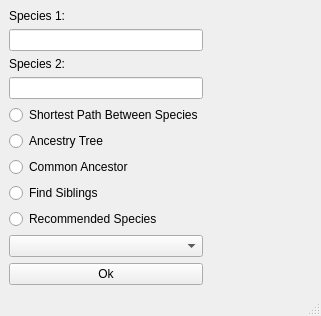
<?xml version="1.0" encoding="UTF-8"?>
<ui version="4.0">
 <class>MainWindow</class>
 <widget class="QMainWindow" name="MainWindow">
  <property name="enabled">
   <bool>true</bool>
  </property>
  <property name="geometry">
   <rect>
    <x>0</x>
    <y>0</y>
    <width>321</width>
    <height>303</height>
   </rect>
  </property>
  <property name="sizePolicy">
   <sizepolicy hsizetype="Fixed" vsizetype="Fixed">
    <horstretch>0</horstretch>
    <verstretch>0</verstretch>
   </sizepolicy>
  </property>
  <property name="windowTitle">
   <string>MainWindow</string>
  </property>
  <widget class="QWidget" name="centralwidget">
   <layout class="QGridLayout" name="gridLayout">
    <item row="3" column="0">
     <widget class="QLabel" name="label_2">
      <property name="text">
       <string>Species 2:</string>
      </property>
     </widget>
    </item>
    <item row="2" column="0">
     <widget class="QLineEdit" name="lineEdit"/>
    </item>
    <item row="5" column="1">
     <spacer name="horizontalSpacer">
      <property name="orientation">
       <enum>Qt::Horizontal</enum>
      </property>
      <property name="sizeHint" stdset="0">
       <size>
        <width>40</width>
        <height>20</height>
       </size>
      </property>
     </spacer>
    </item>
    <item row="5" column="0">
     <layout class="QVBoxLayout" name="verticalLayout">
      <item>
       <widget class="QRadioButton" name="radioButton">
        <property name="text">
         <string>Shortest Path Between Species</string>
        </property>
       </widget>
      </item>
      <item>
       <widget class="QRadioButton" name="radioButton_2">
        <property name="text">
         <string>Ancestry Tree</string>
        </property>
       </widget>
      </item>
      <item>
       <widget class="QRadioButton" name="radioButton_3">
        <property name="text">
         <string>Common Ancestor</string>
        </property>
       </widget>
      </item>
      <item>
       <widget class="QRadioButton" name="radioButton_4">
        <property name="text">
         <string>Find Siblings</string>
        </property>
       </widget>
      </item>
      <item>
       <widget class="QRadioButton" name="radioButton_5">
        <property name="text">
         <string>Recommended Species</string>
        </property>
       </widget>
      </item>
      <item>
       <widget class="QComboBox" name="comboBox"/>
      </item>
     </layout>
    </item>
    <item row="6" column="0">
     <widget class="QPushButton" name="pushButton">
      <property name="text">
       <string>Ok</string>
      </property>
     </widget>
    </item>
    <item row="4" column="0">
     <widget class="QLineEdit" name="lineEdit_2"/>
    </item>
    <item row="1" column="0">
     <widget class="QLabel" name="label">
      <property name="text">
       <string>Species 1:</string>
      </property>
     </widget>
    </item>
   </layout>
  </widget>
  <widget class="QStatusBar" name="statusbar"/>
 </widget>
 <resources/>
 <connections/>
</ui>
